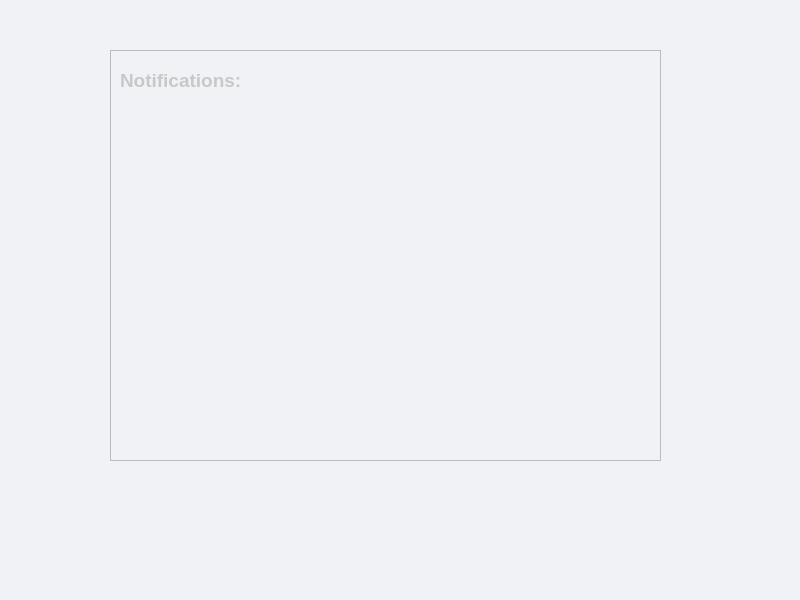
<?xml version="1.0" encoding="UTF-8"?>
<ui version="4.0">
 <class>notification_wind</class>
 <widget class="QMainWindow" name="notification_wind">
  <property name="geometry">
   <rect>
    <x>0</x>
    <y>0</y>
    <width>800</width>
    <height>600</height>
   </rect>
  </property>
  <property name="windowTitle">
   <string>MainWindow</string>
  </property>
  <property name="styleSheet">
   <string notr="true">background-color:#F0F2F5;</string>
  </property>
  <widget class="QWidget" name="centralwidget">
   <widget class="QFrame" name="frame">
    <property name="geometry">
     <rect>
      <x>110</x>
      <y>50</y>
      <width>551</width>
      <height>411</height>
     </rect>
    </property>
    <property name="styleSheet">
     <string notr="true">color:rgb(200, 200, 200)</string>
    </property>
    <property name="frameShape">
     <enum>QFrame::StyledPanel</enum>
    </property>
    <property name="frameShadow">
     <enum>QFrame::Raised</enum>
    </property>
    <widget class="QLabel" name="label">
     <property name="geometry">
      <rect>
       <x>10</x>
       <y>10</y>
       <width>271</width>
       <height>41</height>
      </rect>
     </property>
     <property name="font">
      <font>
       <pointsize>14</pointsize>
       <weight>75</weight>
       <bold>true</bold>
       <underline>false</underline>
      </font>
     </property>
     <property name="text">
      <string>Notifications:</string>
     </property>
    </widget>
   </widget>
  </widget>
  <widget class="QMenuBar" name="menubar">
   <property name="geometry">
    <rect>
     <x>0</x>
     <y>0</y>
     <width>800</width>
     <height>21</height>
    </rect>
   </property>
  </widget>
  <widget class="QStatusBar" name="statusbar"/>
 </widget>
 <resources/>
 <connections/>
</ui>
